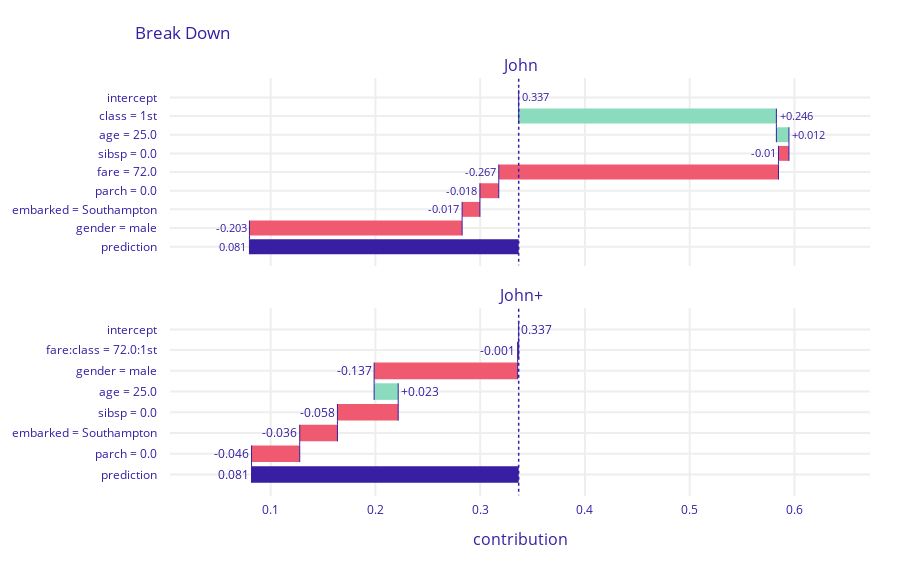

This figure's notebook cell:
### Markdown cell above
Breakdown values for John's predictions

### Code cell
bd_john = exp.predict_parts(john, type='break_down', label=john.index[0])
bd_interactions_john = exp.predict_parts(john, type='break_down_interactions', label="John+")
bd_john.plot(bd_interactions_john)

### Figure 1 — Plotly figure (JSON) as saved in the notebook; plotly's stock layout.template omitted (floating-point values rounded to 4 significant figures)
{"data": [{"base": 0.3367, "connector": {"line": {"color": "#371ea3", "dash": "solid", "width": 1}, "mode": "spanning"}, "decreasing": {"marker": {"color": "#f05a71"}}, "hoverinfo": "text+delta", "hoverlabel": {"bgcolor": "rgba(0,0,0,0.8)"}, "hovertext": ["Average response: 0.337<br>Prediction: 0.081", "class = 1st<br>increases average response by", "age = 25.0<br>increases average response by", "sibsp = 0.0<br>decreases average response by", "fare = 72.0<br>decreases average response by", "parch = 0.0<br>decreases average response by", "embarked = Southampton<br>decreases average response by", "gender = male<br>decreases average response by", "Average response: 0.337<br>Prediction: 0.081"], "increasing": {"marker": {"color": "#8bdcbe"}}, "measure": ["relative", "relative", "relative", "relative", "relative", "relative", "relative", "relative", "total"], "orientation": "h", "showlegend": false, "text": ["0.337", "+0.246", "+0.012", "-0.01", "-0.267", "-0.018", "-0.017", "-0.203", "0.081"], "textposition": "outside", "totals": {"marker": {"color": "#371ea3"}}, "type": "waterfall", "x": [0, 0.246, 0.012, -0.01, -0.267, -0.018, -0.017, -0.203, -0.255], "xaxis": "x", "y": ["intercept", "class = 1st", "age = 25.0", "sibsp = 0.0", "fare = 72.0", "parch = 0.0", "embarked = Southampton", "gender = male", "prediction"], "yaxis": "y"}, {"base": 0.3367, "connector": {"line": {"color": "#371ea3", "dash": "solid", "width": 1}, "mode": "spanning"}, "decreasing": {"marker": {"color": "#f05a71"}}, "hoverinfo": "text+delta", "hoverlabel": {"bgcolor": "rgba(0,0,0,0.8)"}, "hovertext": ["Average response: 0.337<br>Prediction: 0.081", "fare:class = 72.0:1st<br>decreases average response by", "gender = male<br>decreases average response by", "age = 25.0<br>increases average response by", "sibsp = 0.0<br>decreases average response by", "embarked = Southampton<br>decreases average response by", "parch = 0.0<br>decreases average response by", "Average response: 0.337<br>Prediction: 0.081"], "increasing": {"marker": {"color": "#8bdcbe"}}, "measure": ["relative", "relative", "relative", "relative", "relative", "relative", "relative", "total"], "orientation": "h", "showlegend": false, "text": ["0.337", "-0.001", "-0.137", "+0.023", "-0.058", "-0.036", "-0.046", "0.081"], "textposition": "outside", "totals": {"marker": {"color": "#371ea3"}}, "type": "waterfall", "x": [0, -0.001, -0.137, 0.023, -0.058, -0.036, -0.046, -0.255], "xaxis": "x2", "y": ["intercept", "fare:class = 72.0:1st", "gender = male", "age = 25.0", "sibsp = 0.0", "embarked = Southampton", "parch = 0.0", "prediction"], "yaxis": "y2"}], "layout": {"annotations": [{"font": {"size": 16}, "showarrow": false, "text": "John", "x": 0.5, "xanchor": "center", "xref": "paper", "y": 1, "yanchor": "bottom", "yref": "paper"}, {"font": {"size": 16}, "showarrow": false, "text": "John+", "x": 0.5, "xanchor": "center", "xref": "paper", "y": 0.45, "yanchor": "bottom", "yref": "paper"}, {"font": {"size": 16}, "showarrow": false, "text": "contribution", "x": 0.5, "xanchor": "center", "xref": "paper", "y": 0, "yanchor": "top", "yref": "paper", "yshift": -30}], "font": {"color": "#371ea3"}, "height": 567, "margin": {"b": 71, "r": 30, "t": 78}, "shapes": [{"line": {"color": "#371ea3", "dash": "dot", "width": 1.5}, "type": "line", "x0": 0.3367, "x1": 0.3367, "xref": "x", "y0": -1, "y1": 9, "yref": "y"}, {"line": {"color": "#371ea3", "dash": "dot", "width": 1.5}, "type": "line", "x0": 0.3367, "x1": 0.3367, "xref": "x2", "y0": -1, "y1": 8, "yref": "y2"}], "title": {"text": "Break Down", "x": 0.15}, "xaxis": {"anchor": "y", "automargin": true, "domain": [0, 1], "fixedrange": true, "gridwidth": 2, "matches": "x2", "range": [0.0039, 0.6721], "showticklabels": false, "tickcolor": "white", "ticklen": 3, "ticks": "outside", "type": "linear", "zeroline": false}, "xaxis2": {"anchor": "y2", "automargin": true, "domain": [0, 1], "fixedrange": true, "gridwidth": 2, "range": [0.0039, 0.6721], "tickcolor": "white", "ticklen": 3, "ticks": "outside", "type": "linear", "zeroline": false}, "yaxis": {"anchor": "x", "automargin": true, "autorange": "reversed", "domain": [0.55, 1], "fixedrange": true, "gridwidth": 2, "tickcolor": "white", "ticklen": 10, "ticks": "outside", "type": "category"}, "yaxis2": {"anchor": "x2", "automargin": true, "autorange": "reversed", "domain": [0, 0.45], "fixedrange": true, "gridwidth": 2, "tickcolor": "white", "ticklen": 10, "ticks": "outside", "type": "category"}}}
